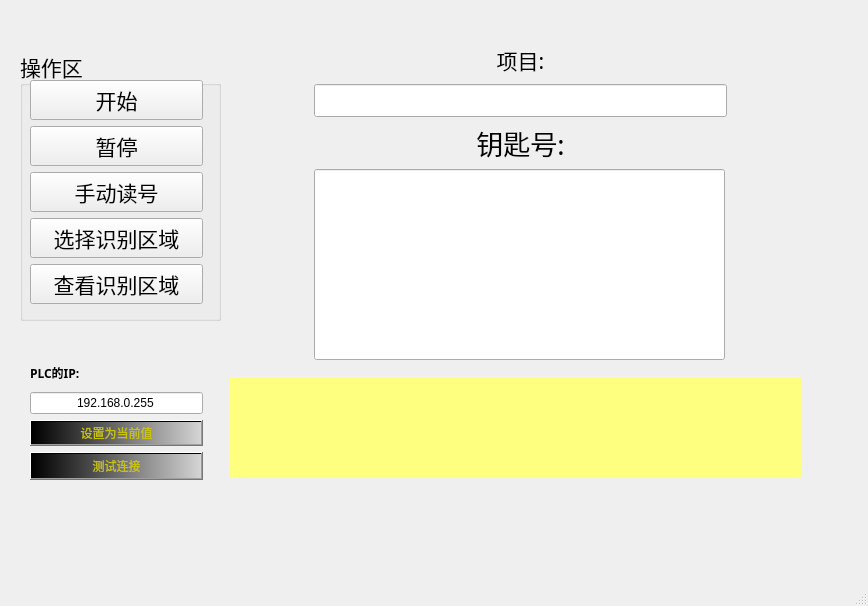
<?xml version="1.0" encoding="UTF-8"?>
<ui version="4.0">
 <class>MainWindow</class>
 <widget class="QMainWindow" name="MainWindow">
  <property name="geometry">
   <rect>
    <x>0</x>
    <y>0</y>
    <width>868</width>
    <height>606</height>
   </rect>
  </property>
  <property name="windowTitle">
   <string>条码打印</string>
  </property>
  <property name="windowIcon">
   <iconset resource="../images/images.qrc">
    <normaloff>:/logo/logo64.ico</normaloff>:/logo/logo64.ico</iconset>
  </property>
  <widget class="QWidget" name="centralwidget">
   <widget class="QLabel" name="label_status">
    <property name="geometry">
     <rect>
      <x>230</x>
      <y>377</y>
      <width>571</width>
      <height>101</height>
     </rect>
    </property>
    <property name="font">
     <font>
      <family>华文楷体</family>
      <pointsize>36</pointsize>
     </font>
    </property>
    <property name="styleSheet">
     <string notr="true">background-color: rgb(255, 255, 127);</string>
    </property>
    <property name="text">
     <string/>
    </property>
    <property name="alignment">
     <set>Qt::AlignCenter</set>
    </property>
   </widget>
   <widget class="QGroupBox" name="groupBox">
    <property name="geometry">
     <rect>
      <x>20</x>
      <y>50</y>
      <width>201</width>
      <height>271</height>
     </rect>
    </property>
    <property name="font">
     <font>
      <family>华文楷体</family>
      <pointsize>16</pointsize>
     </font>
    </property>
    <property name="title">
     <string>操作区</string>
    </property>
    <widget class="QWidget" name="layoutWidget">
     <property name="geometry">
      <rect>
       <x>10</x>
       <y>30</y>
       <width>173</width>
       <height>225</height>
      </rect>
     </property>
     <layout class="QVBoxLayout" name="verticalLayout">
      <item>
       <widget class="QPushButton" name="pushButton_select_capture_region_2">
        <property name="font">
         <font>
          <family>华文楷体</family>
          <pointsize>16</pointsize>
          <weight>50</weight>
          <bold>false</bold>
         </font>
        </property>
        <property name="styleSheet">
         <string notr="true"/>
        </property>
        <property name="text">
         <string>开始</string>
        </property>
       </widget>
      </item>
      <item>
       <widget class="QPushButton" name="pushButton_select_capture_region_3">
        <property name="font">
         <font>
          <family>华文楷体</family>
          <pointsize>16</pointsize>
          <weight>50</weight>
          <bold>false</bold>
         </font>
        </property>
        <property name="styleSheet">
         <string notr="true"/>
        </property>
        <property name="text">
         <string>暂停</string>
        </property>
       </widget>
      </item>
      <item>
       <widget class="QPushButton" name="pushButton_select_capture_region_4">
        <property name="font">
         <font>
          <family>华文楷体</family>
          <pointsize>16</pointsize>
          <weight>50</weight>
          <bold>false</bold>
         </font>
        </property>
        <property name="styleSheet">
         <string notr="true"/>
        </property>
        <property name="text">
         <string>手动读号</string>
        </property>
       </widget>
      </item>
      <item>
       <widget class="QPushButton" name="pushButton_select_capture_region">
        <property name="font">
         <font>
          <family>华文楷体</family>
          <pointsize>16</pointsize>
          <weight>50</weight>
          <bold>false</bold>
         </font>
        </property>
        <property name="styleSheet">
         <string notr="true"/>
        </property>
        <property name="text">
         <string>选择识别区域</string>
        </property>
       </widget>
      </item>
      <item>
       <widget class="QPushButton" name="pushButton_show_capture">
        <property name="minimumSize">
         <size>
          <width>99</width>
          <height>28</height>
         </size>
        </property>
        <property name="font">
         <font>
          <family>华文楷体</family>
          <pointsize>16</pointsize>
          <weight>50</weight>
          <bold>false</bold>
         </font>
        </property>
        <property name="styleSheet">
         <string notr="true"/>
        </property>
        <property name="text">
         <string>查看识别区域</string>
        </property>
       </widget>
      </item>
     </layout>
    </widget>
   </widget>
   <widget class="QWidget" name="layoutWidget">
    <property name="geometry">
     <rect>
      <x>314</x>
      <y>41</y>
      <width>413</width>
      <height>319</height>
     </rect>
    </property>
    <layout class="QVBoxLayout" name="verticalLayout_2">
     <item>
      <widget class="QLabel" name="label_3">
       <property name="font">
        <font>
         <family>华文楷体</family>
         <pointsize>16</pointsize>
        </font>
       </property>
       <property name="text">
        <string>项目:</string>
       </property>
       <property name="alignment">
        <set>Qt::AlignCenter</set>
       </property>
      </widget>
     </item>
     <item>
      <widget class="QLineEdit" name="lineEdit_product">
       <property name="font">
        <font>
         <family>Arial</family>
         <pointsize>16</pointsize>
        </font>
       </property>
       <property name="text">
        <string/>
       </property>
       <property name="alignment">
        <set>Qt::AlignCenter</set>
       </property>
       <property name="readOnly">
        <bool>true</bool>
       </property>
      </widget>
     </item>
     <item>
      <widget class="QLabel" name="label">
       <property name="font">
        <font>
         <family>华文楷体</family>
         <pointsize>20</pointsize>
        </font>
       </property>
       <property name="text">
        <string>钥匙号:</string>
       </property>
       <property name="alignment">
        <set>Qt::AlignCenter</set>
       </property>
      </widget>
     </item>
     <item>
      <widget class="QLineEdit" name="lineEdit">
       <property name="sizePolicy">
        <sizepolicy hsizetype="Fixed" vsizetype="Fixed">
         <horstretch>0</horstretch>
         <verstretch>0</verstretch>
        </sizepolicy>
       </property>
       <property name="minimumSize">
        <size>
         <width>411</width>
         <height>191</height>
        </size>
       </property>
       <property name="maximumSize">
        <size>
         <width>411</width>
         <height>191</height>
        </size>
       </property>
       <property name="font">
        <font>
         <family>华文楷体</family>
         <pointsize>90</pointsize>
        </font>
       </property>
       <property name="text">
        <string/>
       </property>
       <property name="alignment">
        <set>Qt::AlignCenter</set>
       </property>
       <property name="readOnly">
        <bool>true</bool>
       </property>
      </widget>
     </item>
    </layout>
   </widget>
   <widget class="QWidget" name="layoutWidget">
    <property name="geometry">
     <rect>
      <x>30</x>
      <y>360</y>
      <width>173</width>
      <height>120</height>
     </rect>
    </property>
    <layout class="QVBoxLayout" name="verticalLayout_3">
     <item>
      <widget class="QLabel" name="label_2">
       <property name="font">
        <font>
         <family>华文楷体</family>
         <weight>75</weight>
         <bold>true</bold>
        </font>
       </property>
       <property name="text">
        <string>PLC的IP:</string>
       </property>
      </widget>
     </item>
     <item>
      <widget class="QLineEdit" name="lineEdit_IP_PLC">
       <property name="text">
        <string>192.168.0.255</string>
       </property>
       <property name="alignment">
        <set>Qt::AlignCenter</set>
       </property>
      </widget>
     </item>
     <item>
      <widget class="QPushButton" name="pushButton_change_ip">
       <property name="font">
        <font>
         <family>华文楷体</family>
         <weight>50</weight>
         <bold>false</bold>
        </font>
       </property>
       <property name="styleSheet">
        <string notr="true">background-color: qlineargradient(spread:pad, x1:0, y1:0, x2:1.2, y2:0, stop:0 rgba(0, 0, 0, 255), stop:1 rgba(255, 255, 255, 255));
color: rgb(200, 194, 15);</string>
       </property>
       <property name="text">
        <string>设置为当前值</string>
       </property>
      </widget>
     </item>
     <item>
      <widget class="QPushButton" name="pushButton_plc_connect_test">
       <property name="minimumSize">
        <size>
         <width>99</width>
         <height>28</height>
        </size>
       </property>
       <property name="font">
        <font>
         <family>华文楷体</family>
         <weight>50</weight>
         <bold>false</bold>
        </font>
       </property>
       <property name="styleSheet">
        <string notr="true">background-color: qlineargradient(spread:pad, x1:0, y1:0, x2:1.2, y2:0, stop:0 rgba(0, 0, 0, 255), stop:1 rgba(255, 255, 255, 255));
color: rgb(200, 194, 15);</string>
       </property>
       <property name="text">
        <string>测试连接</string>
       </property>
      </widget>
     </item>
    </layout>
   </widget>
  </widget>
  <widget class="QMenuBar" name="menubar">
   <property name="geometry">
    <rect>
     <x>0</x>
     <y>0</y>
     <width>868</width>
     <height>26</height>
    </rect>
   </property>
  </widget>
  <widget class="QStatusBar" name="statusbar"/>
 </widget>
 <resources>
  <include location="../images/images.qrc"/>
 </resources>
 <connections>
  <connection>
   <sender>pushButton_change_ip</sender>
   <signal>clicked()</signal>
   <receiver>MainWindow</receiver>
   <slot>change_ip_plc()</slot>
   <hints>
    <hint type="sourcelabel">
     <x>72</x>
     <y>453</y>
    </hint>
    <hint type="destinationlabel">
     <x>389</x>
     <y>552</y>
    </hint>
   </hints>
  </connection>
  <connection>
   <sender>pushButton_plc_connect_test</sender>
   <signal>clicked()</signal>
   <receiver>MainWindow</receiver>
   <slot>test_connect_plc()</slot>
   <hints>
    <hint type="sourcelabel">
     <x>102</x>
     <y>487</y>
    </hint>
    <hint type="destinationlabel">
     <x>566</x>
     <y>501</y>
    </hint>
   </hints>
  </connection>
  <connection>
   <sender>pushButton_select_capture_region</sender>
   <signal>clicked()</signal>
   <receiver>MainWindow</receiver>
   <slot>select_capture_region()</slot>
   <hints>
    <hint type="sourcelabel">
     <x>71</x>
     <y>263</y>
    </hint>
    <hint type="destinationlabel">
     <x>229</x>
     <y>266</y>
    </hint>
   </hints>
  </connection>
  <connection>
   <sender>pushButton_show_capture</sender>
   <signal>clicked()</signal>
   <receiver>MainWindow</receiver>
   <slot>show_capture()</slot>
   <hints>
    <hint type="sourcelabel">
     <x>84</x>
     <y>298</y>
    </hint>
    <hint type="destinationlabel">
     <x>233</x>
     <y>308</y>
    </hint>
   </hints>
  </connection>
  <connection>
   <sender>pushButton_select_capture_region_2</sender>
   <signal>clicked()</signal>
   <receiver>MainWindow</receiver>
   <slot>start()</slot>
   <hints>
    <hint type="sourcelabel">
     <x>80</x>
     <y>134</y>
    </hint>
    <hint type="destinationlabel">
     <x>247</x>
     <y>123</y>
    </hint>
   </hints>
  </connection>
  <connection>
   <sender>pushButton_select_capture_region_3</sender>
   <signal>clicked()</signal>
   <receiver>MainWindow</receiver>
   <slot>pause()</slot>
   <hints>
    <hint type="sourcelabel">
     <x>95</x>
     <y>181</y>
    </hint>
    <hint type="destinationlabel">
     <x>237</x>
     <y>171</y>
    </hint>
   </hints>
  </connection>
  <connection>
   <sender>pushButton_select_capture_region_4</sender>
   <signal>clicked()</signal>
   <receiver>MainWindow</receiver>
   <slot>manual_key_read()</slot>
   <hints>
    <hint type="sourcelabel">
     <x>158</x>
     <y>216</y>
    </hint>
    <hint type="destinationlabel">
     <x>258</x>
     <y>215</y>
    </hint>
   </hints>
  </connection>
 </connections>
 <slots>
  <slot>change_ip_plc()</slot>
  <slot>test_connect_plc()</slot>
  <slot>select_capture_region()</slot>
  <slot>show_capture()</slot>
  <slot>start()</slot>
  <slot>pause()</slot>
  <slot>manual_key_read()</slot>
 </slots>
</ui>
